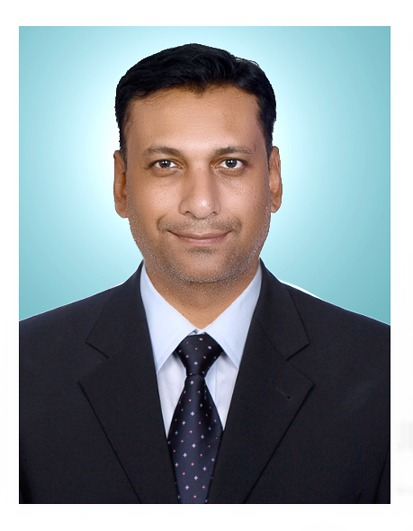
#> input picture assets/user_photo.jpg, 413 x 531 px, found by its file name
$ python render_fast_paced_reel.py
#> lines starting #> are read from the running program, lines starting #| are printed output that depends on the picture
import os
import math
import cv2
import numpy as np
from PIL import Image, ImageDraw, ImageFont

REELS_DIR = "d:/instagram/reels"
ASSETS_DIR = "d:/instagram/assets"
USER_PHOTO_PATH = os.path.join(ASSETS_DIR, "user_photo.jpg")
os.makedirs(REELS_DIR, exist_ok=True)

def get_font(size, bold=False):
    font_names = ["arialbd.ttf" if bold else "arial.ttf", "segoeuib.ttf" if bold else "segoeui.ttf", "consola.ttf"]
    for name in font_names:
        try:
            return ImageFont.truetype(name, size)
        except Exception:
            continue
    return ImageFont.load_default()

def ease_out_bounce(x):
    """Spring bounce easing for popping elements onto the screen"""
    n1 = 7.5625
    d1 = 2.75
    if x < 1 / d1:
        return n1 * x * x
    elif x < 2 / d1:
        x -= 1.5 / d1
        return n1 * x * x + 0.75
    elif x < 2.5 / d1:
        x -= 2.25 / d1
        return n1 * x * x + 0.9375
    else:
        x -= 2.625 / d1
        return n1 * x * x + 0.984375

def render_human_touch_reel(duration_sec=8, fps=30):
#> called with duration_sec = 8, fps = 30
    out_path = os.path.join(REELS_DIR, "reel_human_touch_spec_trap.mp4")
    fourcc = cv2.VideoWriter_fourcc(*'mp4v')
    out = cv2.VideoWriter(out_path, fourcc, fps, (1080, 1920))
    total_frames = int(duration_sec * fps)

    # Load user portrait photo
    if os.path.exists(USER_PHOTO_PATH):
        user_img_raw = Image.open(USER_PHOTO_PATH).convert("RGBA")
    else:
        # Fallback if file missing
        user_img_raw = Image.new("RGBA", (400, 500), (40, 50, 70))

    f_hook = get_font(52, bold=True)
    f_badge = get_font(30, bold=True)
    f_body = get_font(26, bold=False)
    f_stat = get_font(44, bold=True)

    print(f"Rendering Fast-Paced Human-Touch Reel ({total_frames} frames)...")

    for frame_idx in range(total_frames):
        t = frame_idx / fps
        t_frac = frame_idx / total_frames

        # Base dark high-tech background
        img = Image.new("RGB", (1080, 1920), (11, 15, 22))
        draw = ImageDraw.Draw(img)

        # Grid lines in background
        for gx in range(0, 1080, 60):
            draw.line([(gx, 0), (gx, 1920)], fill=(18, 24, 34), width=1)
        for gy in range(0, 1920, 60):
            draw.line([(0, gy), (1080, gy)], fill=(18, 24, 34), width=1)

        # Top 100% Progress Bar (Hormozi/MrBeast style retention indicator)
        prog_w = int(t_frac * 1080)
        draw.rectangle([0, 0, prog_w, 12], fill=(0, 242, 254))

        # Top Header Bar
        draw.rectangle([0, 12, 1080, 130], fill=(16, 22, 32))
        draw.line([(0, 130), (1080, 130)], fill=(0, 242, 254), width=2)
        draw.text((50, 42), "⚡ PROENGINEERING", font=get_font(32, bold=True), fill=(0, 242, 254))
        draw.text((50, 82), "23+ YRS SUBSTATIONS & INDUSTRIAL AI", font=get_font(20, bold=False), fill=(200, 220, 240))

        # Authority Tag Pill
        draw.rounded_rectangle([720, 40, 1030, 95], radius=10, fill=(24, 34, 48), outline=(255, 184, 0), width=2)
        draw.text((750, 52), "FIELD REALITY", font=get_font(22, bold=True), fill=(255, 184, 0))

        # =========================================================================
        # USER PHOTO - AUTHENTIC HUMAN AUTHORITY PRESENCE
        # =========================================================================
        # Camera Punch-In Cuts:
        # 0.0s - 2.4s: Normal framing (1.0x)
        # 2.4s - 4.8s: Punch-in Cut (1.12x zoom for high drama)
        # 4.8s - 8.0s: Wide framing with tech badge
        if 2.4 <= t < 4.8:
            zoom_factor = 1.12
        else:
            zoom_factor = 1.0

        base_w, base_h = 420, 520
        target_w = int(base_w * zoom_factor)
        target_h = int(base_h * zoom_factor)

        photo_resized = user_img_raw.resize((target_w, target_h), Image.Resampling.LANCZOS)

        # Oval or rounded executive portrait card
        cx = 540
        cy = 440
        px0 = cx - target_w // 2
        py0 = cy - target_h // 2

        # Glowing frame behind user photo
        pulse = (math.sin(t * 8) + 1) / 2
        glow_c = (int(0 + 40 * pulse), int(220 + 35 * pulse), 254)
        draw.rounded_rectangle([px0 - 8, py0 - 8, px0 + target_w + 8, py0 + target_h + 8], radius=24, outline=glow_c, width=4)

        # Paste user portrait
        img.paste(photo_resized, (px0, py0))

        # Presenter Name Plate Banner
        draw.rounded_rectangle([cx - 240, py0 + target_h - 40, cx + 240, py0 + target_h + 15], radius=10, fill=(13, 17, 23), outline=(0, 242, 254), width=2)
        draw.text((cx - 210, py0 + target_h - 32), "SENIOR POWER SYSTEMS & AI LEAD", font=get_font(20, bold=True), fill=(0, 242, 254))

        # =========================================================================
        # POPUP 1 (0.0s+): HOOK BANNER (Bounces in at start)
        # =========================================================================
        draw.rounded_rectangle([50, 740, 1030, 890], radius=16, fill=(24, 18, 22), outline=(255, 75, 75), width=3)
        draw.text((80, 765), "THE $400K EPC SPEC TRAP", font=f_hook, fill=(255, 75, 75))
        draw.text((80, 835), "1 Sentence That Destroys Contractor Margin", font=get_font(26, bold=False), fill=(255, 255, 255))

        # =========================================================================
        # POPUP 2 (0.8s+): RED ALERT STAMP
        # =========================================================================
        if t >= 0.8:
            pop_progress = min((t - 0.8) / 0.25, 1.0)
            scale = ease_out_bounce(pop_progress)
            bw = int(980 * scale)
            bh = int(110 * scale)
            if bw > 20 and bh > 20:
                bx0 = 540 - bw // 2
                by0 = 920
                draw.rounded_rectangle([bx0, by0, bx0 + bw, by0 + bh], radius=12, fill=(45, 15, 20), outline=(255, 60, 60), width=3)
                if scale > 0.8:
                    draw.text((bx0 + 30, by0 + 20), "⚠ CSI SPECIFICATION CONFLICT DETECTED!", font=f_badge, fill=(255, 80, 80))
                    draw.text((bx0 + 30, by0 + 65), "Section 26 13 00 vs Tender Single-Line Diagram", font=f_body, fill=(240, 210, 210))

        # =========================================================================
        # POPUP 3 (1.6s+): CSI SPEC HIGHLIGHT CARD
        # =========================================================================
        if t >= 1.6:
            pop_progress = min((t - 1.6) / 0.25, 1.0)
            scale = ease_out_bounce(pop_progress)
            cw = int(980 * scale)
            ch = int(120 * scale)
            if cw > 20 and ch > 20:
                cx0 = 540 - cw // 2
                cy0 = 1050
                draw.rounded_rectangle([cx0, cy0, cx0 + cw, cy0 + ch], radius=12, fill=(20, 28, 42), outline=(0, 242, 254), width=2)
                if scale > 0.8:
                    draw.text((cx0 + 30, cy0 + 20), "📄 CLAUSE 26 13 00.32: 40 kA FOR 3 SECONDS", font=f_badge, fill=(0, 242, 254))
                    draw.text((cx0 + 30, cy0 + 65), "Mandates heavy busbar bracing & 40kA VCBs (Not priced in BOQ!)", font=f_body, fill=(220, 240, 255))

        # =========================================================================
        # POPUP 4 (2.4s+): SLD COMPARISON TAG
        # =========================================================================
        if t >= 2.4:
            pop_progress = min((t - 2.4) / 0.25, 1.0)
            scale = ease_out_bounce(pop_progress)
            dw = int(980 * scale)
            dh = int(120 * scale)
            if dw > 20 and dh > 20:
                dx0 = 540 - dw // 2
                dy0 = 1190
                draw.rounded_rectangle([dx0, dy0, dx0 + dw, dy0 + dh], radius=12, fill=(35, 28, 15), outline=(255, 184, 0), width=2)
                if scale > 0.8:
                    draw.text((dx0 + 30, dy0 + 20), "⚡ TENDER SLD SPECIFIES ONLY 31.5 kA (1s)", font=f_badge, fill=(255, 184, 0))
                    draw.text((dx0 + 30, dy0 + 65), "Dynamic short-circuit force increases by 61% (I_peak squared)!", font=f_body, fill=(255, 240, 200))

        # =========================================================================
        # POPUP 5 (3.6s+): $400,000 FINANCIAL DAMAGE STAMP (Slams onto screen)
        # =========================================================================
        if t >= 3.6:
            pop_progress = min((t - 3.6) / 0.2, 1.0)
            scale = ease_out_bounce(pop_progress)
            ew = int(980 * scale)
            eh = int(140 * scale)
            if ew > 20 and eh > 20:
                ex0 = 540 - ew // 2
                ey0 = 1330
                draw.rounded_rectangle([ex0, ey0, ex0 + ew, ey0 + eh], radius=15, fill=(40, 10, 15), outline=(255, 50, 50), width=4)
                if scale > 0.8:
                    draw.text((ex0 + 40, ey0 + 25), "💥 $400,000 SWITCHGEAR CHANGE ORDER!", font=f_stat, fill=(255, 70, 70))
                    draw.text((ex0 + 40, ey0 + 85), "Wipes out 100% of contractor gross profit before mobilization.", font=f_body, fill=(255, 220, 220))

        # =========================================================================
        # POPUP 6 (4.8s+): AGENTIC AI & FIELD REMEDIATION SHIELD
        # =========================================================================
        if t >= 4.8:
            pop_progress = min((t - 4.8) / 0.25, 1.0)
            scale = ease_out_bounce(pop_progress)
            fw = int(980 * scale)
            fh = int(120 * scale)
            if fw > 20 and fh > 20:
                fx0 = 540 - fw // 2
                fy0 = 1490
                draw.rounded_rectangle([fx0, fy0, fx0 + fw, fy0 + fh], radius=12, fill=(15, 35, 25), outline=(0, 255, 140), width=3)
                if scale > 0.8:
                    draw.text((fx0 + 30, fy0 + 20), "🛡 AGENTIC AI PRE-BID SPEC AUDIT", font=f_badge, fill=(0, 255, 140))
                    draw.text((fx0 + 30, fy0 + 65), "Automated Spec-vs-Drawing audit detects contradiction in 20s.", font=f_body, fill=(220, 255, 235))

        # =========================================================================
        # POPUP 7 (6.0s+): CALL TO ACTION & KEYWORD TRIGGER
        # =========================================================================
        if t >= 6.0:
            pulse_cta = (math.sin(t * 10) + 1) / 2
            glow_cta = (int(0 + 40 * pulse_cta), int(220 + 35 * pulse_cta), int(250 + 5 * pulse_cta))

            draw.rectangle([0, 1640, 1080, 1920], fill=(13, 17, 23))
            draw.line([(0, 1640), (1080, 1640)], fill=(0, 242, 254), width=3)

            draw.rounded_rectangle([60, 1670, 1020, 1820], radius=18, fill=(20, 26, 38), outline=glow_cta, width=4)
            draw.text((110, 1705), "👉 COMMENT \"SPEC\" BELOW", font=get_font(42, bold=True), fill=(255, 255, 255))
            draw.text((110, 1765), "I'll DM you my 33kV Pre-Bid Spec Checklist & Audit Matrix!", font=get_font(24, bold=False), fill=(0, 242, 254))
            draw.text((280, 1855), "⚡ Field-Tested by Senior Power Lead | proengineering.in", font=get_font(20, bold=False), fill=(180, 200, 220))
        else:
            # Baseline animated bottom telemetry
            draw.rectangle([0, 1760, 1080, 1920], fill=(13, 17, 23))
            wave_y = 1840
            for wx in range(60, 1020, 12):
                wy = int(15 * math.sin((wx / 35.0) + (t * 9.0)))
                draw.line([(wx, wave_y + wy), (wx + 8, wave_y + wy)], fill=(0, 242, 254), width=2)

        # Convert PIL Image to OpenCV BGR frame
        frame = cv2.cvtColor(np.array(img), cv2.COLOR_RGB2BGR)
        out.write(frame)
#> this loop made 240 passes
#> pass 1, in render_human_touch_reel, `img = Image.new("RGB", (1080, 1920), (11, 15, 22))`:
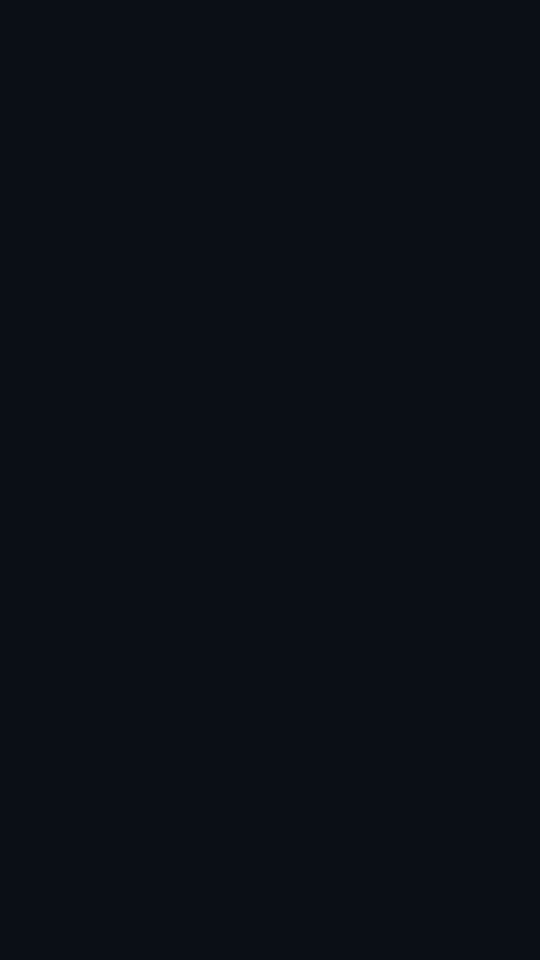
#> img: PIL image 1080x1920 RGB (shown at 1/2 size); mean R, G, B 11, 15, 22
#> pass 1, in render_human_touch_reel, `frame = cv2.cvtColor(np.array(img), cv2.COLOR_RGB2BGR)`:
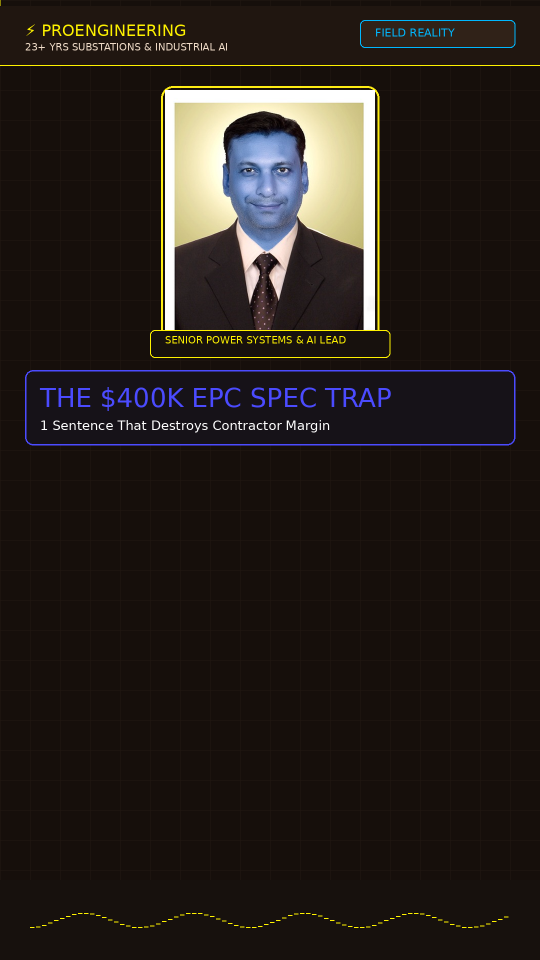
#> frame: shape (1920, 1080, 3) (shown at 1/2 size); mean R, G, B 38.2, 31.7, 27.2
#> after the loop:
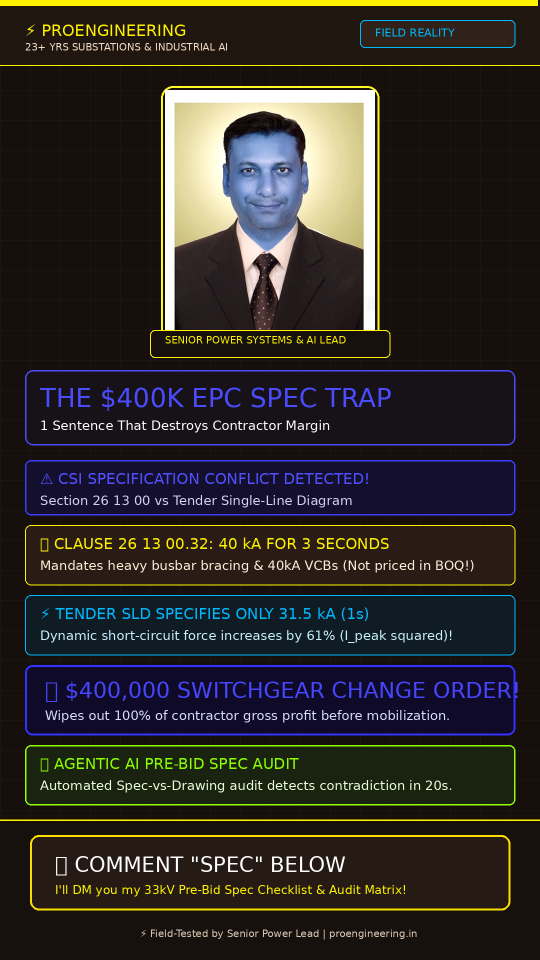
#> frame: shape (1920, 1080, 3) (shown at 1/2 size); mean R, G, B 47.1, 43.5, 39.8
#> after the loop:
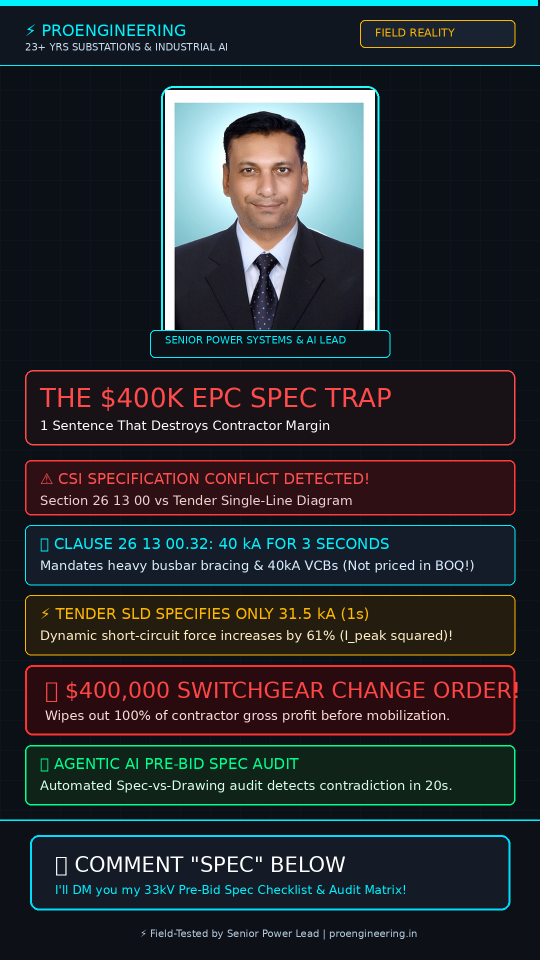
#> img: PIL image 1080x1920 RGB (shown at 1/2 size); mean R, G, B 39.8, 43.5, 47.1

    out.release()
    print(f"Rendered Human-Touch Fast-Paced Reel: {out_path}")
    return out_path

if __name__ == "__main__":
    render_human_touch_reel()
